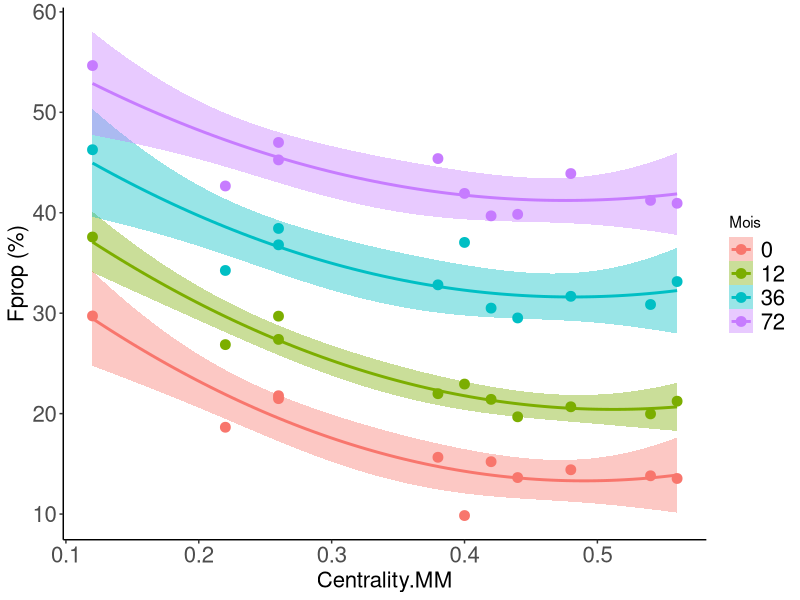
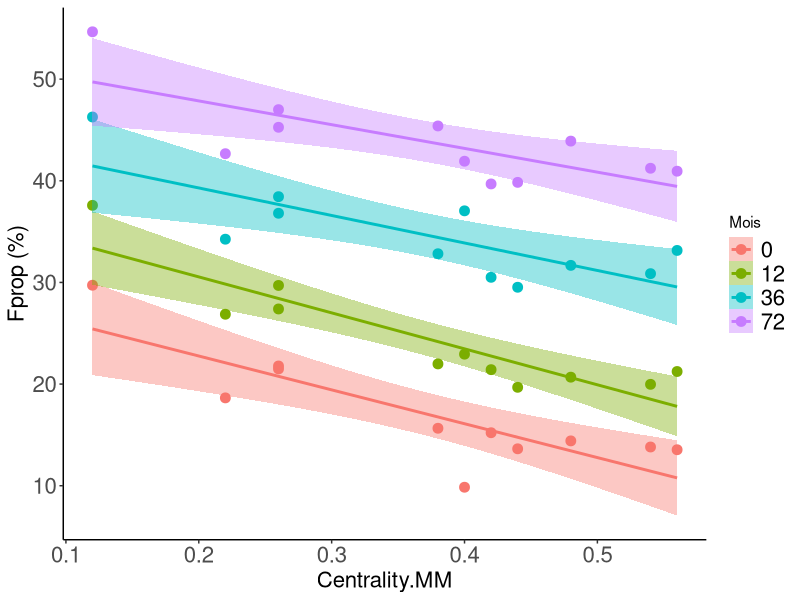
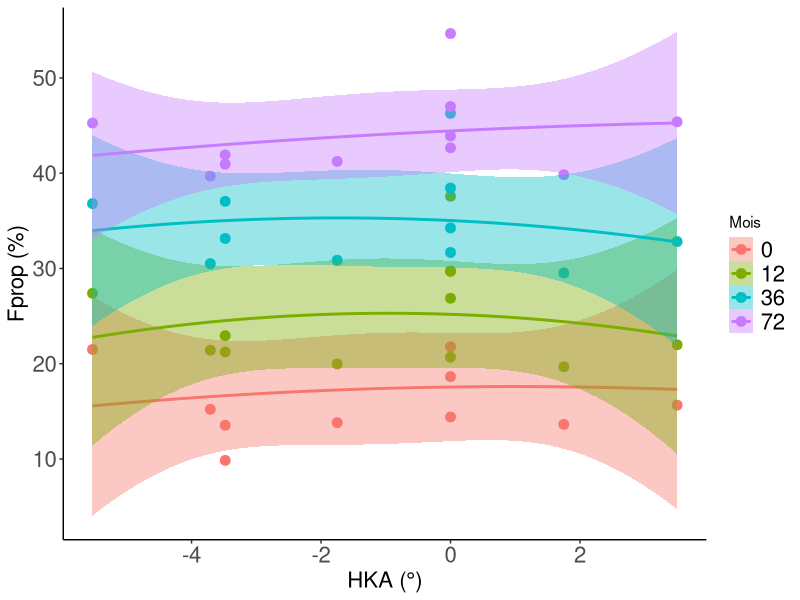
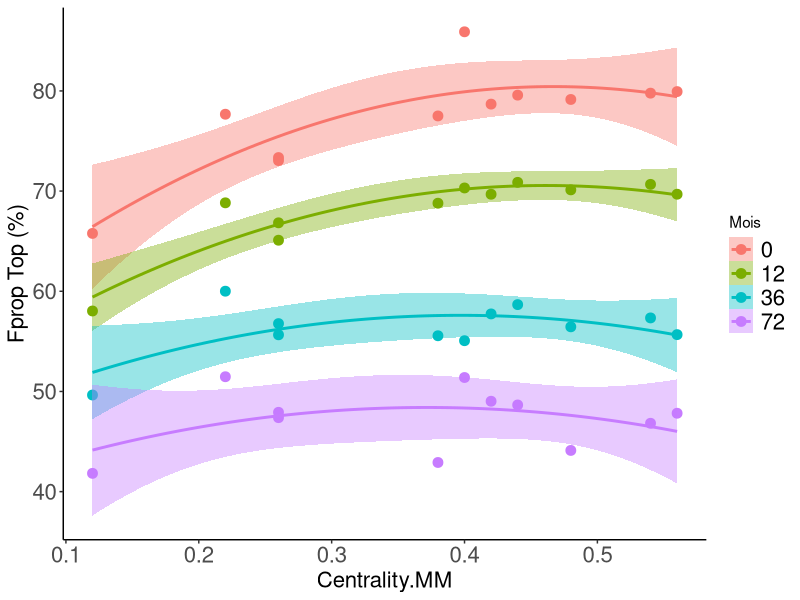

Here is the R script that generated these plots, in order: (Note: this script raises an error after producing the figures.)
rm(list=ls())
library(readr)
library(ggplot2)
library(gridExtra)
library(plyr)


########################################################################################
### Read data from remodelling of both bone and interface
########################################################################################

Rmdl_11 <- read_csv("OutputLoadCentrality_RMDL11.txt")

Rmdl_11$subjectCode <- as.factor(Rmdl_11$subjectCode)
Rmdl_11$LegSide <- as.factor(Rmdl_11$LegSide)
Rmdl_11$ImplantSize <- as.factor(Rmdl_11$ImplantSize)
Rmdl_11$alpha.F <- as.factor(Rmdl_11$alpha)
Rmdl_11$Epoch.F <- as.factor(Rmdl_11$Epoch)
Rmdl_11$Lshare100 <- 100*Rmdl_11$Lshare
Rmdl_11$Lshare.Top <- 100*Rmdl_11$Lsup/Rmdl_11$Ltot
Rmdl_11$Min.Mean <- 2*Rmdl_11$Min.Mean
Rmdl_11$Rmdl.TBCMT <- rep("Yes",length(Rmdl_11$Lshare))
Rmdl_11$Rmdl.BONE <- rep("Yes",length(Rmdl_11$Lshare))
Rmdl_11$Rmdl <- rep("Both",length(Rmdl_11$Lshare))
revalue(Rmdl_11$Alignement, c("Kine"="Cinématique", "Mech"="Mécanique")) -> Rmdl_11$Alignement

Rmdl_11_init <- Rmdl_11





# Rmdl_11 <- subset(Rmdl_11, subjectCode == 'GUI_R' )

########################################################################################
### Plot Lshare vs centrality
########################################################################################
# & LoadStep == "GC_50"
Rmdl_11 <- subset(Rmdl_11, Epoch == 0 | Epoch == 12 | Epoch == 36 | Epoch == 72 & LoadStep != "CU"  )
Rmdl_11 <- aggregate(Lshare100 ~ Epoch.F + alpha + Min.Mean + Alignement + CV , Rmdl_11, FUN = 'mean')
ggplot(Rmdl_11, aes(Min.Mean, Lshare100 , color = Epoch.F, fill = Epoch.F )) + 
  geom_point(size=3) + theme_classic() +
  stat_smooth(method = "lm", formula = y ~ x + I(x^2), size = 1) +
  xlab('Centrality.MM') + ylab('Fprop (%)') +
  theme(axis.text=element_text(size=16), axis.title = element_text(size=16)) +
  theme(legend.text=element_text(size=16)) +
  labs(fill = "Mois") + labs(color = "Mois")

ggplot(Rmdl_11, aes(Min.Mean, Lshare100 , color = Epoch.F, fill = Epoch.F )) + 
  geom_point(size=3) + theme_classic() +
  stat_smooth(method = "lm") +
  xlab('Centrality.MM') + ylab('Fprop (%)') +
  theme(axis.text=element_text(size=16), axis.title = element_text(size=16)) +
  theme(legend.text=element_text(size=16)) +
  labs(fill = "Mois") + labs(color = "Mois")

ggplot(Rmdl_11, aes(alpha, Lshare100 , color = Epoch.F, fill = Epoch.F )) + 
  geom_point(size=3) + theme_classic() +
  stat_smooth(method = "lm", formula = y ~ x + I(x^2), size = 1) +
  xlab('HKA (°)') + ylab('Fprop (%)') +
  theme(axis.text=element_text(size=16), axis.title = element_text(size=16)) +
  theme(legend.text=element_text(size=16)) +
  labs(fill = "Mois") + labs(color = "Mois")

Rmdl_11 <- Rmdl_11_init
Rmdl_11 <- subset(Rmdl_11, Epoch == 0 | Epoch == 12 | Epoch == 36 | Epoch == 72 & LoadStep != "CU"  )
Rmdl_11 <- aggregate(Lshare.Top ~ Epoch.F + Min.Mean + Alignement + CV , Rmdl_11, FUN = 'mean')
ggplot(Rmdl_11, aes(Min.Mean, Lshare.Top , color = Epoch.F, fill = Epoch.F )) + 
  geom_point(size=3) + theme_classic() +
  stat_smooth(method = "lm", formula = y ~ x + I(x^2), size = 1) +
  xlab('Centrality.MM') + ylab('Fprop Top (%)') +
  theme(axis.text=element_text(size=16), axis.title = element_text(size=16)) +
  theme(legend.text=element_text(size=16)) +
  labs(fill = "Mois") + labs(color = "Mois")


########################################################################################
### Plot Lshare vs centrality
########################################################################################
Rmdl_11 <- Rmdl_11_init
Rmdl_11 <- subset(Rmdl_11, (alpha = alpha != 3.5= 0 | alpha == -3.48)  & subjectCode == 'TRO_L'  )


bar_all <- ggplot(Rmdl_11, aes(x = Epoch.F, y = Lshare100 , fill = Alignement)) + 
  geom_bar(stat="identity", position="dodge")+
  theme_classic() + xlab('Mois') + ylab('Fprop (%)') + 
  theme(axis.text=element_text(size=20), axis.title = element_text(size=20))
bar_all + facet_grid(. ~ LoadStep)

Rmdl_11 <- Rmdl_11_init
Rmdl_11 <- subset(Rmdl_11, (alpha != -1.75 | alpha != 1.75 | alpha != 3.5))
bar_all <- ggplot(Rmdl_11, aes(x = Epoch.F, y = Lshare100 , fill = Alignement)) + 
  geom_bar(stat="identity", position="dodge")+
  theme_classic() + xlab('Mois') + ylab('Fprop (%)') + 
  theme(axis.text=element_text(size=12), axis.title = element_text(size=16))
bar_all + facet_grid(subjectCode ~ LoadStep) +
  theme(strip.text.x = element_text(size = 16)) +
  theme(strip.text.y = element_text(size = 16))

########################################################################################
### Read data from remodelling of both bone only
########################################################################################

Rmdl_10 <- read_csv("OutputLoadCentrality_RMDL10.txt")

Rmdl_10$subjectCode <- as.factor(Rmdl_10$subjectCode)
Rmdl_10$LegSide <- as.factor(Rmdl_10$LegSide)
Rmdl_10$ImplantSize <- as.factor(Rmdl_10$ImplantSize)
Rmdl_10$alpha <- as.factor(Rmdl_10$alpha)
Rmdl_10$Lshare100 <- 100*Rmdl_10$Lshare
Rmdl_10$Rmdl.TBCMT <- rep("No",length(Rmdl_10$Lshare))
Rmdl_10$Rmdl.BONE <- rep("Yes",length(Rmdl_10$Lshare))
Rmdl_10$Rmdl <- rep("Both",length(Rmdl_10$Lshare))
revalue(Rmdl_10$Alignement, c("Kine"="Cinématique", "Mech"="Mécanique")) -> Rmdl_10$Alignement



########################################################################################
### Read data from remodelling of both bone only
########################################################################################
# To be added ?






########################################################################################
### Merge DataSet
########################################################################################

DF = rbind(Rmdl_11,Rmdl_10)
DF$Rmdl.TBCMT <- as.factor(DF$Rmdl.TBCMT)
DF$Rmdl.BONE <- as.factor(DF$Rmdl.BONE)
DF$LoadStep <- as.factor(DF$LoadStep)
DF$Mois <- DF$Epoch
DF$Alignement <- as.factor(DF$Alignement)
revalue(DF$Alignement, c("Kine"="Cinématique", "Mech"="Mécanique")) -> DF$Alignement
DF$Epoch <- as.numeric(DF$Epoch)
DF$Align.Rmdl.TBCMT <- paste(DF$Alignement, "-",  DF$Rmdl.TBCMT)
DF$Align.Rmdl.Bone <- paste(DF$Alignement, "-",  DF$Rmdl.BONE)
DF <- subset(DF, Epoch<72 )

########################################################################################
### Bar PLOTS  , color = Step , color = SubjectCode
########################################################################################
bar1 <- ggplot(DF, aes(x = Mois, y = Lshare100 , fill = Alignement)) + 
  geom_bar(stat="identity", position="dodge")+
  theme_classic() + xlab('Mois') + ylab('Load Bypass (%)') + 
  theme(axis.text=element_text(size=14), axis.title = element_text(size=20))

bar1 + facet_grid(Rmdl.TBCMT ~ LoadStep)


DF2 <- subset(DF, Rmdl.TBCMT = "Yes" )
DF2$Epoch <- as.factor(DF2$Epoch)
bar_all <- ggplot(DF2, aes(x = Epoch, y = Lshare100 , fill = Alignement)) + 
  geom_bar(stat="identity", position="dodge")+
  theme_classic() + xlab('Mois') + ylab('Fprop (%)') + 
  theme(axis.text=element_text(size=20), axis.title = element_text(size=20))
bar_all + facet_grid(. ~ LoadStep)

DF_mean <- aggregate(Lshare100 ~ Mois + Alignement + Align.Rmdl.TBCMT + Rmdl.TBCMT, DF, FUN = 'mean')
bar_all <- ggplot(DF_mean, aes(x = Mois, y = Lshare100 , fill = Align.Rmdl.TBCMT)) + 
  geom_bar(stat="identity", position="dodge")+
  theme_classic() + xlab('Mois') + ylab('Load Bypass (%)') + 
  theme(axis.text=element_text(size=14), axis.title = element_text(size=20))
bar_all


########################################################################################
### Point PLOTS  , color = Step , color = SubjectCode
########################################################################################
DF <- subset(DF, Epoch<72 & Epoch>-0.5   )
DF$Mois <- as.numeric(DF$Mois) 
DF_mean <- aggregate(Lshare100 ~ Mois + Alignement + Align.Rmdl.TBCMT + Rmdl.TBCMT, DF, FUN = 'mean')
#Varus
pt <- ggplot(DF_mean, aes(Mois, Lshare100 , color = Rmdl.TBCMT, shape = Alignement)) + 
  geom_point(size=4) + theme_classic() +
  geom_smooth(method = 'loess', se=FALSE) +
  xlab('Mois') +
  ylab('Fprop (%)') + 
  theme(axis.text=element_text(size=16), axis.title = element_text(size=16)) +
  theme(legend.text=element_text(size=16), legend.position= c(0.8, 0.2))
pt

point_all <- ggplot(DF_mean, aes(x = Mois, y = Lshare100 , color = Align.Rmdl.TBCMT)) + 
  geom_point(size=2) + theme_classic() +
  geom_smooth(method = 'loess', se=FALSE) + 
  theme_classic() + xlab('Mois') + ylab('Load Bypass (%)') + 
  theme(axis.text=element_text(size=14), axis.title = element_text(size=20))
point_all
